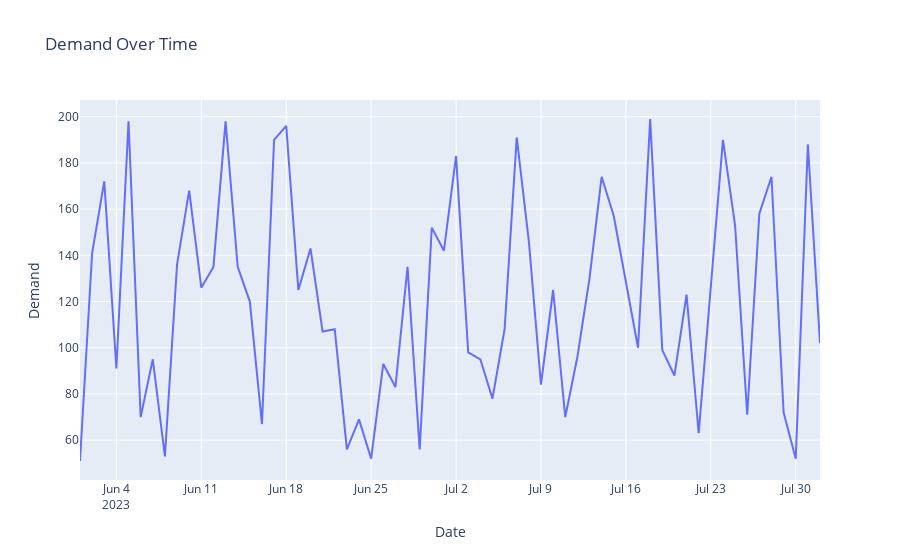

Source (notebook cell):
### Code cell
fig_demand = px.line(data_frame= df, x='Date', y='Demand', title='Demand Over Time')
fig_demand.show()
